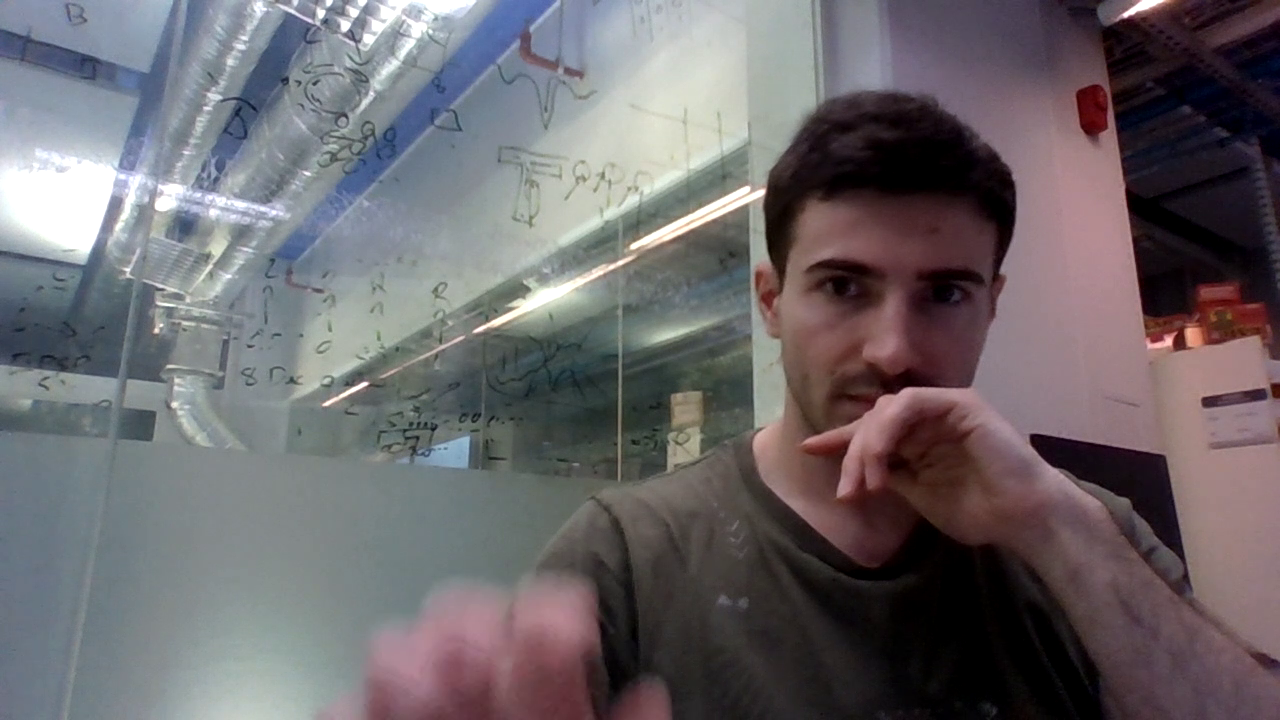
#> input picture frame 10 of course/versions/ai-workshops/02_vision/_resources/chromebook/videos/recorded_video.mp4, 1280 x 720 px
$ jupyter execute --allow-errors 02_opencv_basics_V3_recorded.ipynb
#> lines starting #> are read from the running program, lines starting #| are printed output that depends on the picture; after the words box and inside, x2 and y2 are one past the last pixel; in counts of white or black regions, pixels touching at a corner belong together
# Notebook 2 — OpenCV Basics

- each code cell starts with a **Parameters** section when relevant
- student exercises are marked with **STUDENT TASK**
- blanks to fill use `None` plus a `NotImplementedError`

Run the notebook from top to bottom.

This notebook focuses on a simple image-processing pipeline:

**capture/load → grayscale → blur → edges/threshold → contours → bounding boxes → live video**

[cell 1]
# ============================================
# Setup
# Goal:
# Load the libraries used in the notebook.
# ============================================

# --- Parameters ---
# No parameters in this cell.

# --- Imports ---
import numpy as np
import matplotlib.pyplot as plt
import cv2
import time
from collections import deque

# --- Display helper ---
SHOW_AXES = False
from pathlib import Path

# --- Helpers ---
def resolve_media_path(base_path, extensions):
#> called with base_path = '../videos/recorded_video'
    candidate = Path(base_path)
    if candidate.suffix:
        return str(candidate) if candidate.exists() else None

    for ext in extensions:
        candidate_with_ext = candidate.with_suffix(ext)
        if candidate_with_ext.exists():
            return str(candidate_with_ext)
    return None

[cell 2]
# ============================================
# Load a real image
# Goal:
# Understand how a color image is stored as a 3D array (H, W, C).
# ============================================

# --- Parameters ---
IMAGE_PATH = "../images/recorded_image.png"
DISPLAY_TITLE = "Loaded image (RGB)"

# --- Load image ---
bgr = cv2.imread(IMAGE_PATH)

#> (the rest of this cell did not finish here and is left out)

[cell 3]
# ============================================
# Example: inspect one pixel and one channel
# Goal:
# See how pixel values are stored in a color image.
# ============================================

# --- Parameters ---
TARGET_ROW = 100
TARGET_COL = 100
CHANNEL_NAMES = ["Red", "Green", "Blue"]

#> (the rest of this cell did not finish here and is left out)

[cell 4]
# ============================================
# Convert the image to grayscale
# Goal:
# See the difference between a color image and a 1-channel image.
# ============================================

# --- Parameters ---
DISPLAY_CMAP = "gray"
DISPLAY_TITLE = "Grayscale image"

#> (the rest of this cell did not finish here and is left out)

#> (a cell that did not finish here is left out)

#> (a cell that did not finish here is left out)

#> (a cell that did not finish here is left out)

#> (a cell that did not finish here is left out)

## Live video example — Canny edges

[cell 9]
# ============================================
# Recorded video: Canny edges
# Goal:
# Display edges from a saved video instead of the camera.
# ============================================

# --- Parameters ---
RECORDED_VIDEO_BASE = "../videos/recorded_video"
DISPLAY_SECONDS = 10
WINDOW_NAME = "Recorded Canny Edges"
LOW_THRESHOLD = 50
HIGH_THRESHOLD = 150
FRAME_DELAY_MS = 30

recorded_video_path = resolve_media_path(
    RECORDED_VIDEO_BASE,
    [".mp4", ".mov", ".avi", ".mkv", ".mpeg", ".mpg"]
)

if recorded_video_path is None:
    raise FileNotFoundError(
        f"Couldn't find a recorded video for {RECORDED_VIDEO_BASE} "
        "with one of: .mp4, .mov, .avi, .mkv, .mpeg, .mpg"
    )

cap = cv2.VideoCapture(recorded_video_path)

if not cap.isOpened():
    print("Could not open recorded video.")
else:
    start_time = time.time()

    try:
        while True:
            ret, frame = cap.read()
#> frame is the input picture: shape (720, 1280, 3); mean B, G, R 107, 103.4, 108
            if not ret:
                print("Reached the end of the recorded video or could not read frame.")
                break

            gray_live = cv2.cvtColor(frame, cv2.COLOR_BGR2GRAY)
            blur_live = cv2.GaussianBlur(gray_live, (5, 5), 0)
            edges_live = cv2.Canny(blur_live, LOW_THRESHOLD, HIGH_THRESHOLD)
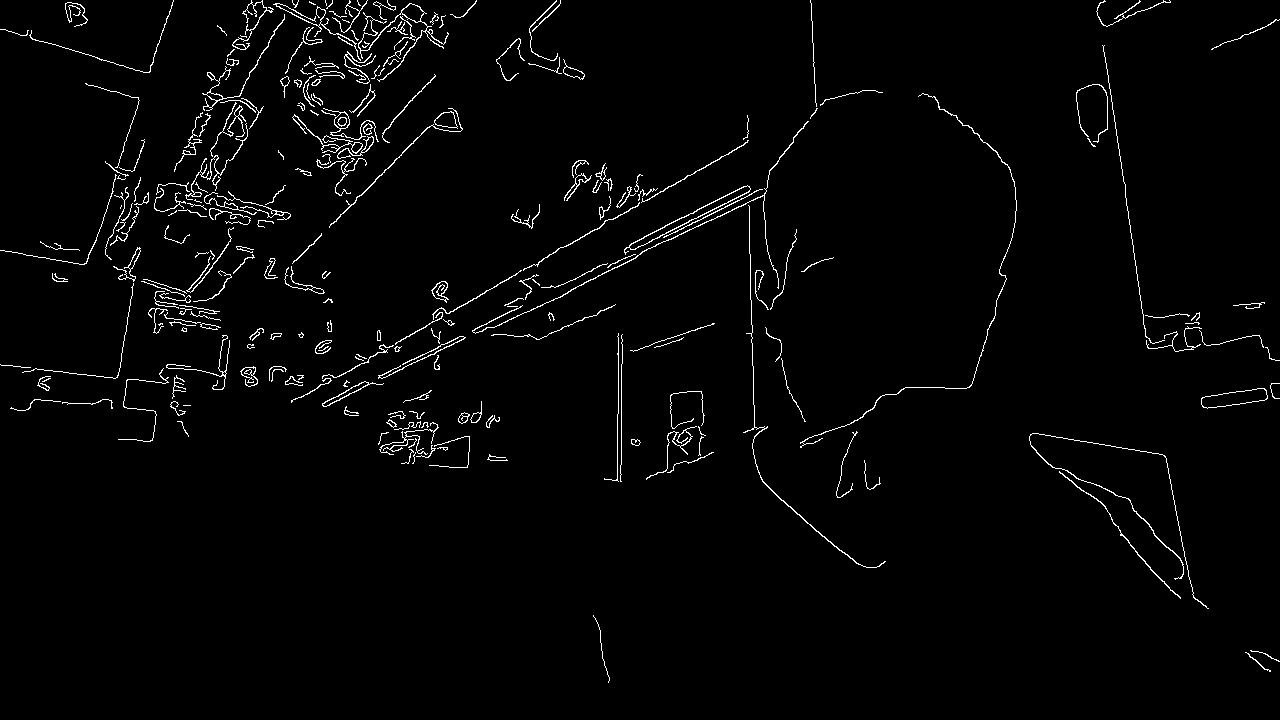
#> edges_live: shape (720, 1280); 2.1% white in thin lines or dots

            cv2.imshow(WINDOW_NAME, edges_live)

            if time.time() - start_time > DISPLAY_SECONDS:
                break

            if cv2.waitKey(FRAME_DELAY_MS) & 0xFF == ord("q"):
#> (key q is pressed here)
                break

    finally:
        cap.release()
        cv2.waitKey(1)
        cv2.destroyAllWindows()
        cv2.waitKey(1)

#> (a cell that did not finish here is left out)

#> (a cell that did not finish here is left out)

#> (a cell that did not finish here is left out)

#> (a cell that did not finish here is left out)

## Live video example — contours

[cell 14]
# ============================================
# 📹 Recorded video: contours only
# Goal:
# Detect bright objects and draw their exact outlines.
# ============================================

# --- Parameters ---
RECORDED_VIDEO_BASE = "../videos/recorded_video"
DISPLAY_SECONDS = 12
WINDOW_NAME = "Recorded Contours"

THRESHOLD_VALUE = 100
MIN_AREA = 500

CONTOUR_COLOR = (255, 0, 0)   # Blue (BGR)
CONTOUR_THICKNESS = 2

FRAME_DELAY_MS = 30

recorded_video_path = resolve_media_path(
    RECORDED_VIDEO_BASE,
    [".mp4", ".mov", ".avi", ".mkv", ".mpeg", ".mpg"]
)

if recorded_video_path is None:
    raise FileNotFoundError(
        f"Couldn't find a recorded video for {RECORDED_VIDEO_BASE} "
        "with one of: .mp4, .mov, .avi, .mkv, .mpeg, .mpg"
    )

cap = cv2.VideoCapture(recorded_video_path)

if not cap.isOpened():
    print("Could not open recorded video.")
else:
    start_time = time.time()

    try:
        while True:
            ret, frame = cap.read()
            if not ret:
                print("Reached the end of the recorded video or could not read frame.")
                break

            # --- Preprocessing ---
            gray_live = cv2.cvtColor(frame, cv2.COLOR_BGR2GRAY)
            blur_live = cv2.GaussianBlur(gray_live, (5, 5), 0)
            _, thresh_live = cv2.threshold(
                blur_live,
                THRESHOLD_VALUE,
                255,
                cv2.THRESH_BINARY
            )
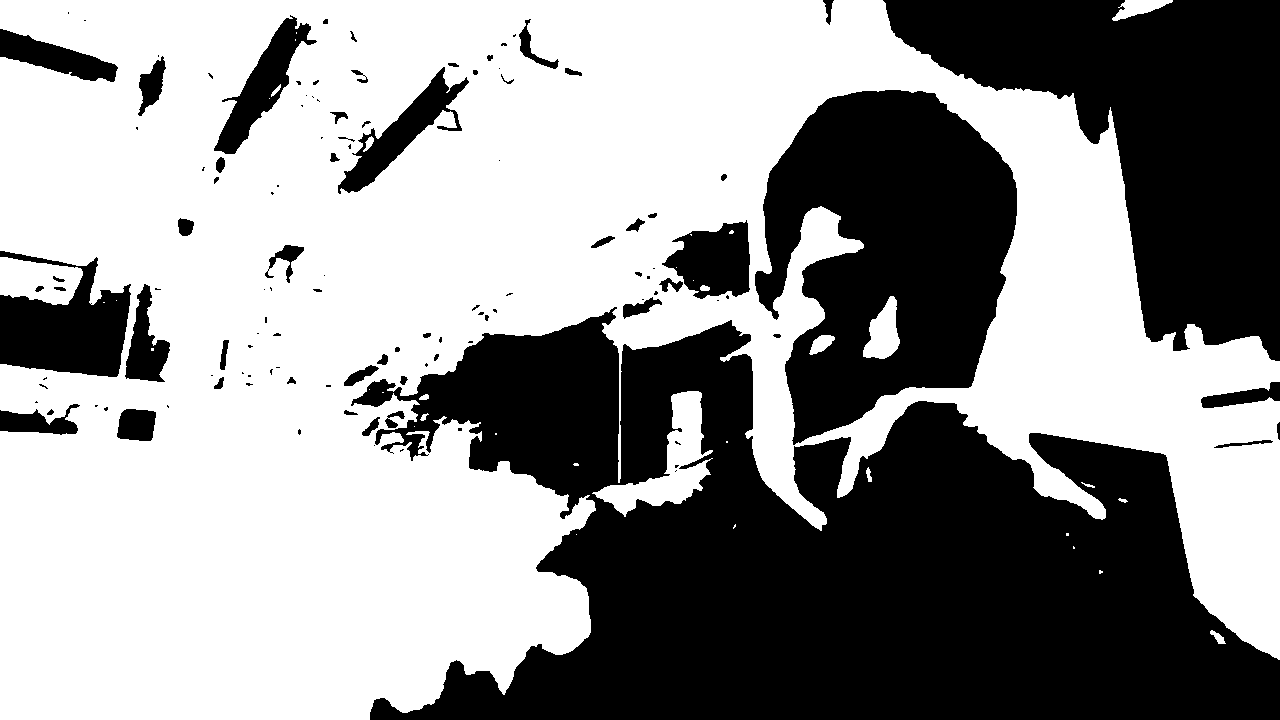
#> thresh_live: shape (720, 1280); 58.3% white; 120 black regions (62 under 20 px)

            # --- Find contours ---
            contours_live, _ = cv2.findContours(
                thresh_live,
                cv2.RETR_EXTERNAL,
                cv2.CHAIN_APPROX_SIMPLE
            )
#> contours_live = 23 contours, 15 with area under 20; largest, box (x1, y1, x2, y2) and area: (0, 0, 1280, 720) 607048, (592, 391, 713, 517) 4790, (0, 257, 83, 305) 2822, (1112, 0, 1173, 21) 578, (1210, 630, 1226, 644) 81, (866, 467, 872, 482) 38, (419, 394, 429, 400) 32, (420, 413, 429, 421) 24

            # --- Draw contours ---
            canvas = frame.copy()

            filtered_contours = [
                c for c in contours_live
                if cv2.contourArea(c) >= MIN_AREA
            ]
#> filtered_contours = 4 contours; box (x1, y1, x2, y2) and area: (0, 0, 1280, 720) 607048, (592, 391, 713, 517) 4790, (0, 257, 83, 305) 2822, (1112, 0, 1173, 21) 578

            cv2.drawContours(
                canvas,
                filtered_contours,
                -1,
                CONTOUR_COLOR,
                CONTOUR_THICKNESS
            )
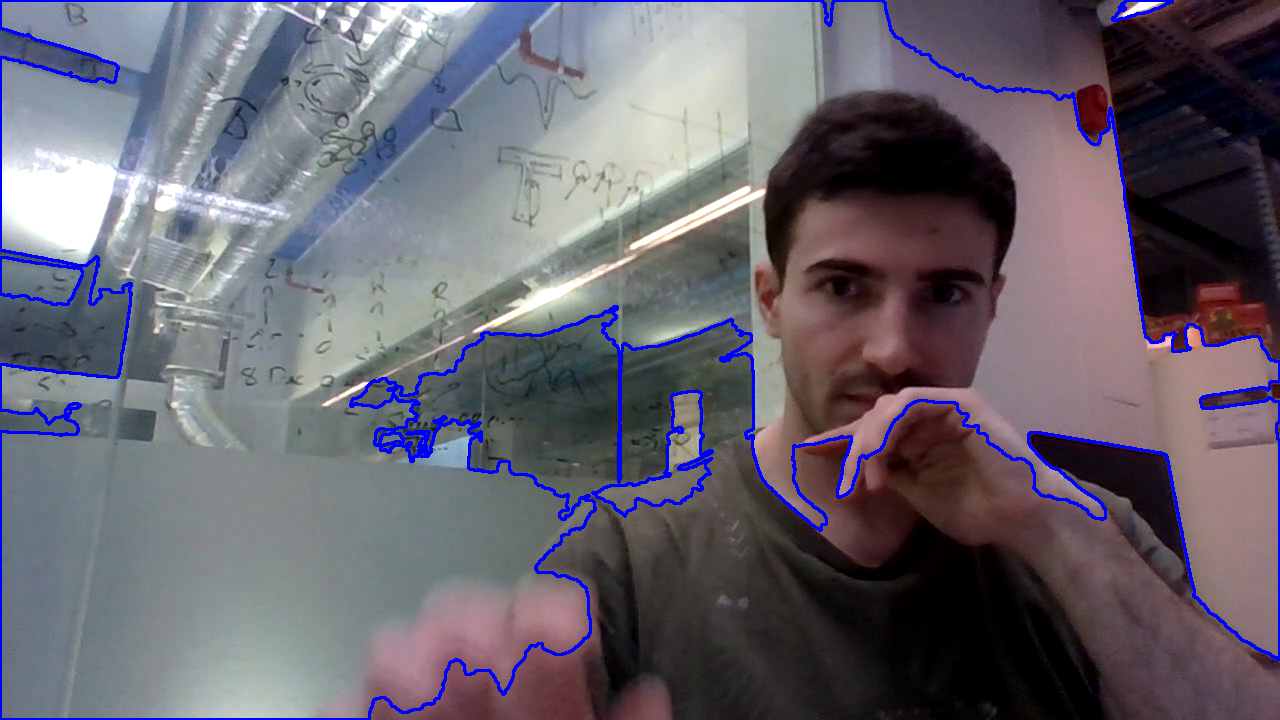
#> canvas: shape (720, 1280, 3); 2.79% of pixels changed, all inside (x1, y1, x2, y2) = (0, 0, 1280, 720)

            # --- Display ---
            cv2.imshow(WINDOW_NAME, canvas)

            if time.time() - start_time > DISPLAY_SECONDS:
                break

            if cv2.waitKey(FRAME_DELAY_MS) & 0xFF == ord("q"):
#> (key q is pressed here)
                break

    finally:
        cap.release()
        cv2.waitKey(1)
        cv2.destroyAllWindows()
        cv2.waitKey(1)

## Live video example — bounding boxes

[cell 15]
# ============================================
# Recorded video: contours and bounding boxes
# Goal:
# Detect bright objects and draw one rectangle around each one.
# ============================================

# --- Parameters ---
RECORDED_VIDEO_BASE = "../videos/recorded_video"
DISPLAY_SECONDS = 12
WINDOW_NAME = "Recorded Bounding Boxes"
THRESHOLD_VALUE = 100
MIN_AREA = 500
RECTANGLE_COLOR = (0, 255, 0)   # green in BGR for OpenCV display
RECTANGLE_THICKNESS = 2
FRAME_DELAY_MS = 30

recorded_video_path = resolve_media_path(
    RECORDED_VIDEO_BASE,
    [".mp4", ".mov", ".avi", ".mkv", ".mpeg", ".mpg"]
)

if recorded_video_path is None:
    raise FileNotFoundError(
        f"Couldn't find a recorded video for {RECORDED_VIDEO_BASE} "
        "with one of: .mp4, .mov, .avi, .mkv, .mpeg, .mpg"
    )

cap = cv2.VideoCapture(recorded_video_path)

if not cap.isOpened():
    print("Could not open recorded video.")
else:
    start_time = time.time()

    try:
        while True:
            ret, frame = cap.read()
            if not ret:
                print("Reached the end of the recorded video or could not read frame.")
                break

            gray_live = cv2.cvtColor(frame, cv2.COLOR_BGR2GRAY)
            blur_live = cv2.GaussianBlur(gray_live, (5, 5), 0)
            _, thresh_live = cv2.threshold(blur_live, THRESHOLD_VALUE, 255, cv2.THRESH_BINARY)

            contours_live, _ = cv2.findContours(
                thresh_live,
                cv2.RETR_EXTERNAL,
                cv2.CHAIN_APPROX_SIMPLE
            )

            canvas = frame.copy()

            for c in contours_live:
                if cv2.contourArea(c) < MIN_AREA:
                    continue

                x, y, w, h = cv2.boundingRect(c)
                cv2.rectangle(
                    canvas,
                    (x, y),
                    (x + w, y + h),
                    RECTANGLE_COLOR,
                    RECTANGLE_THICKNESS,
                )
#> this loop made 23 passes
#> c on passes 3, 4, 5, 11, 12, 13, 16, 18: [[1073, 546], [1073, 548], [1074, 548], [1074, 547]], [[576, 534]], [[1066, 533], [1066, 535], [1068, 535], [1068, 533]], [[726, 441], [726, 442], [727, 442], [727, 441]], [[495, 433], [495, 434], [496, 434], [496, 433]], [[414, 426]], [[382, 392], [383, 392]], [[369, 389]]
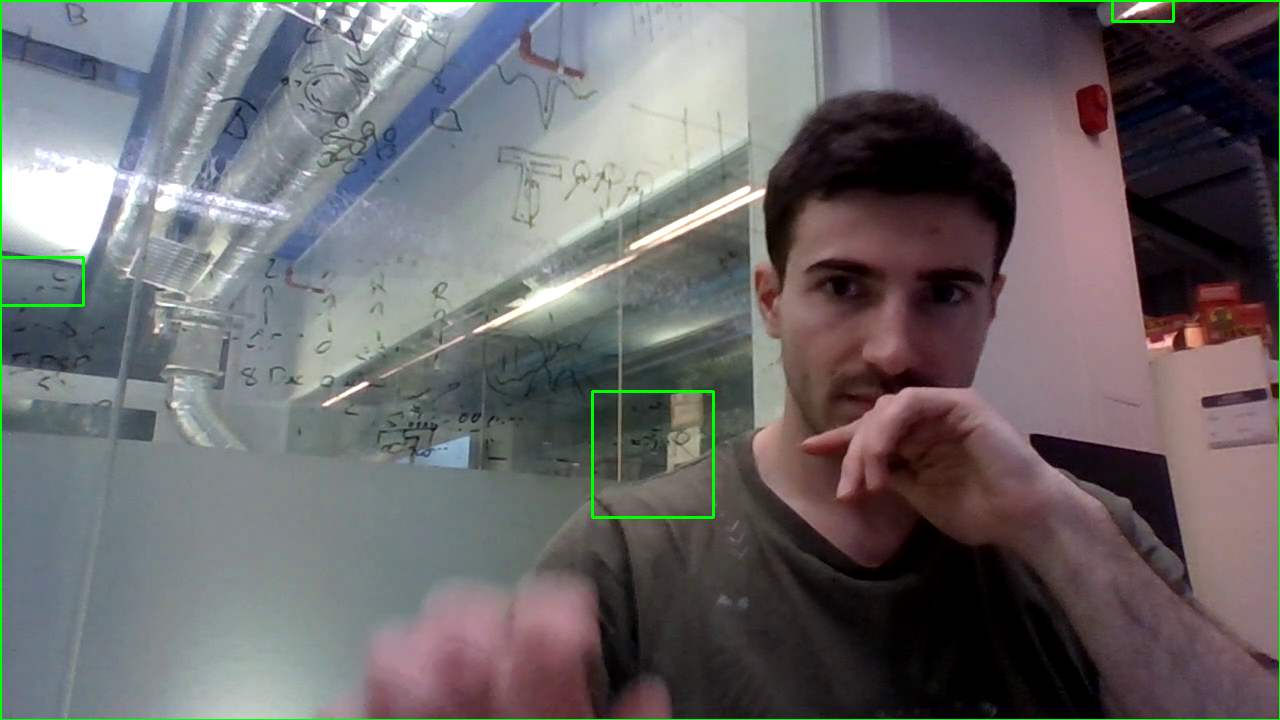
#> canvas: shape (720, 1280, 3); 0.91% of pixels changed, all inside (x1, y1, x2, y2) = (0, 0, 1280, 720)

            cv2.imshow(WINDOW_NAME, canvas)

            if time.time() - start_time > DISPLAY_SECONDS:
                break

            if cv2.waitKey(FRAME_DELAY_MS) & 0xFF == ord("q"):
#> (key q is pressed here)
                break

    finally:
        cap.release()
        cv2.waitKey(1)
        cv2.destroyAllWindows()
        cv2.waitKey(1)

##  Live video example  — motion trail

[cell 16]
# ============================================
# Recorded video: motion trail effect
# Goal:
# Keep a short fading trail mainly on moving regions.
# ============================================

# --- Parameters ---
RECORDED_VIDEO_BASE = "../videos/recorded_video"
DISPLAY_SECONDS = 10
WINDOW_NAME = "Motion Trail"
TRAIL_LENGTH = 10
THRESHOLD = 25
BLUR_SIZE = 7     # Must be odd
MIN_AREA = 500
FRAME_DELAY_MS = 30

recorded_video_path = resolve_media_path(
    RECORDED_VIDEO_BASE,
    [".mp4", ".mov", ".avi", ".mkv", ".mpeg", ".mpg"]
)

if recorded_video_path is None:
    raise FileNotFoundError(
        f"Couldn't find a recorded video for {RECORDED_VIDEO_BASE} "
        "with one of: .mp4, .mov, .avi, .mkv, .mpeg, .mpg"
    )

cap = cv2.VideoCapture(recorded_video_path)

if not cap.isOpened():
    print("Could not open recorded video.")
else:
    start_time = time.time()
    prev_gray = None
    trail_buffer = deque(maxlen=TRAIL_LENGTH)

    try:
        while True:
            ret, frame = cap.read()
            if not ret:
                print("Reached the end of the recorded video or could not read frame.")
                break

            display = frame.copy()

            gray_live = cv2.cvtColor(frame, cv2.COLOR_BGR2GRAY)
            gray_live = cv2.GaussianBlur(gray_live, (BLUR_SIZE, BLUR_SIZE), 0)

            if prev_gray is not None:
                diff = cv2.absdiff(prev_gray, gray_live)
                _, motion_mask = cv2.threshold(diff, THRESHOLD, 255, cv2.THRESH_BINARY)

                kernel = cv2.getStructuringElement(cv2.MORPH_ELLIPSE, (5, 5))
                motion_mask = cv2.morphologyEx(motion_mask, cv2.MORPH_OPEN, kernel)
                motion_mask = cv2.dilate(motion_mask, kernel, iterations=2)

                contours_live, _ = cv2.findContours(
                    motion_mask, cv2.RETR_EXTERNAL, cv2.CHAIN_APPROX_SIMPLE
                )

                clean_mask = np.zeros_like(motion_mask)
                for cnt in contours_live:
                    if cv2.contourArea(cnt) >= MIN_AREA:
                        cv2.drawContours(clean_mask, [cnt], -1, 255, thickness=cv2.FILLED)

                moving_part = cv2.bitwise_and(frame, frame, mask=clean_mask)
                trail_buffer.appendleft((moving_part, clean_mask.copy()))

            n = len(trail_buffer)
            for i, (trail_img, trail_mask) in enumerate(trail_buffer):
                alpha = (n - i) / (n + 1) * 0.6
                mask_3 = cv2.merge([trail_mask, trail_mask, trail_mask])
                masked_trail = cv2.bitwise_and(trail_img, mask_3)
                display = cv2.addWeighted(display, 1.0, masked_trail, alpha, 0)

            prev_gray = gray_live
            cv2.imshow(WINDOW_NAME, display)

            if time.time() - start_time > DISPLAY_SECONDS:
                break

            if cv2.waitKey(FRAME_DELAY_MS) & 0xFF == ord("q"):
#> (key q is pressed here)
                break

    finally:
        cap.release()
        cv2.waitKey(1)
        cv2.destroyAllWindows()
        cv2.waitKey(1)
